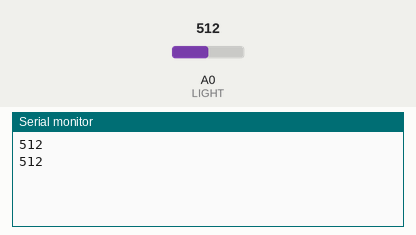
Recording of a sketch running on a simulated Arduino Uno, built with avr-gcc and run on an emulated ATmega328P. On the bench: the last lines printed to the serial monitor. Inputs (shaded band) come from the test bench; at power-on: A0 (LIGHT) = 512.

Above: at 2.3 s.
2.4 s: A0 (LIGHT) set to 710
At 4.0 s:
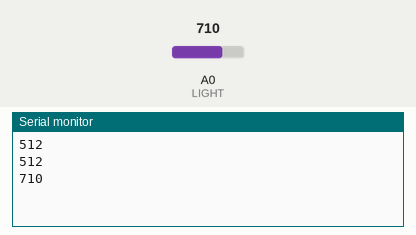
4.5 s: A0 (LIGHT) set to 716
At 5.4 s:
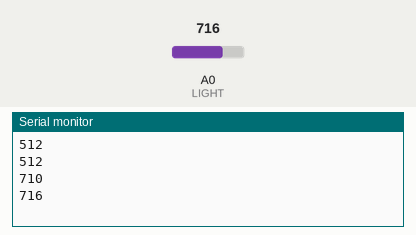
Timing chart, 0 to 7.5 s (numbered marks = the images above; inputs shaded):
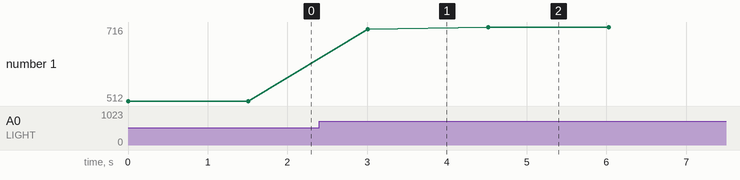

Measured:
- after the input at 2.4 s, the serial monitor: prints a new line after 0.61 s (image 1)
- after the input at 4.5 s, the serial monitor: prints a new line at once (image 2)
- plotted number 1: 512 → 710 after the input at 2.4 s, 710 → 716 after the input at 4.5 s

The sketch:

blt_master_sieuam.ino
```cpp
#include <SoftwareSerial.h>

int LIGHT = 0;
int val;
SoftwareSerial HC05_master(2,3); //tx,rx
void setup() {
  Serial.begin(9600);
  HC05_master.begin(9600);
}

void loop() {

  val = analogRead(LIGHT);
  Serial.println(val);

  if (val<700) {
    HC05_master.println("ff");
  }
  else if (val >= 700) {
    HC05_master.println("ffffff");
  }
  delay(1500);
}
```
